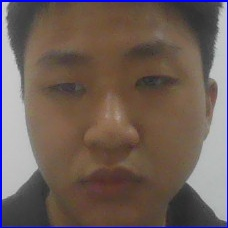
#> input picture data/user.1.103.jpg, 228 x 228 px
$ python -i main.py   (imports and definitions only)
#> lines starting #> are read from the running program, lines starting #| are printed output that depends on the picture; after the words box and inside, x2 and y2 are one past the last pixel; in counts of white or black regions, pixels touching at a corner belong together
#File: main.py
#Description: file nay nhan dien khuon mat theo du lieu da train tu file classifier.xml
import cv2
import time
import numpy as np
from gpiozero import LED

# Initialize GPIO
output = LED(14)
def detect_face_region(image):
    """
    Detect faces in the image and return their coordinates.
    """
    face_cascade = cv2.CascadeClassifier(cv2.data.haarcascades + "haarcascade_frontalface_default.xml")
    faces = face_cascade.detectMultiScale(image, scaleFactor=1.1, minNeighbors=5, minSize=(30, 30))
    return faces


def remove_background(image, face_regions):
    """
    Remove the background outside the detected face regions.
    """
    mask = np.zeros(image.shape[:2], dtype=np.uint8)
    for (x, y, w, h) in face_regions:
        mask[y:y + h, x:x + w] = 255

    # Refine the mask to ensure only the face region remains
    kernel = cv2.getStructuringElement(cv2.MORPH_ELLIPSE, (15, 15))
    mask = cv2.dilate(mask, kernel, iterations=2)
    mask = cv2.erode(mask, kernel, iterations=2)

    # Apply Gaussian blur to smooth transitions
    mask = cv2.GaussianBlur(mask, (21, 21), 0)

    # Apply the mask to the image
    result = cv2.bitwise_and(image, image, mask=mask)
    return result


# [35 lines left out: function filter_regions_by_shape, not called in this run]

def keep_red_on_face(image, face_regions, red_threshold=240, color_diff=40, brightness_threshold=200):
    """
    Giữ lại các điểm đỏ trên khuôn mặt và làm đen các vùng khác.
    """
    red_channel = image[:, :, 2]
    green_channel = image[:, :, 1]
    blue_channel = image[:, :, 0]

    # Tạo mặt nạ điểm đỏ nghiêm ngặt
    red_mask = (
        (red_channel > red_threshold) &
        (red_channel > green_channel + color_diff) &
        (red_channel > blue_channel + color_diff)
    ).astype(np.uint8)

    # Loại bỏ các điểm có độ sáng quá cao
    brightness = cv2.cvtColor(image, cv2.COLOR_BGR2GRAY)
    brightness_mask = (brightness < brightness_threshold).astype(np.uint8)

    # Kết hợp mặt nạ đỏ với mặt nạ độ sáng
    red_mask = cv2.bitwise_and(red_mask, brightness_mask)

    # Tạo mặt nạ khuôn mặt
    face_mask = np.zeros_like(red_mask)
    for (x, y, w, h) in face_regions:
        face_mask[y:y+h, x:x+w] = 1  # Đánh dấu vùng khuôn mặt

    # Kết hợp để giữ điểm đỏ trong vùng khuôn mặt
    combined_mask = cv2.bitwise_and(red_mask, face_mask)

    # Lấy tọa độ các điểm đỏ
    points = cv2.findNonZero(combined_mask)
    return combined_mask, points


# [26 lines left out: functions fit_trend_line, calculate_average_deviation, not called in this run]


def process_laser_image(image):
    """
    Process the laser image to identify 3D or 2D surfaces.
    """
    # Detect face
    face_regions = detect_face_region(image)
    if len(face_regions) == 0:
        print("No face detected!")
        output.off()  # Turn off Pin
        return None, None

    # Remove background outside face regions
    image_no_bg = remove_background(image, face_regions)

    # Filter red points in the face region
    red_mask, points = keep_red_on_face(image_no_bg, face_regions)
    if points is None:
        print("No red points detected on the face!")
        return None, None
    try:
        # Calculate trend line and deviation
        m, b = fit_trend_line(points)
        avg_deviation, variance = calculate_average_deviation(points, m, b)
    except ValueError as e:
        print("SKIP CONFLICT")
        print()
        print()
        print()
        print()
        print()
        m, b = 0, 0
        avg_deviation, variance = calculate_average_deviation(points, 0, 0)
    # [6 lines of commented-out code are left out]

    return avg_deviation, variance

# [85 lines left out: functions draw_boundary, recognize, main, not called in this run]

# [2 lines not run here, left out]

>>> import cv2
>>> picture = cv2.imread('data/user.1.103.jpg')
#> picture is the input picture: shape (228, 228, 3); mean B, G, R 88.5, 94.4, 110.3
>>> result = process_laser_image(picture)
#> in detect_face_region, `faces = face_cascade.detectMultiScale(image, scaleFactor=1.1, minNeigh..`: faces = [[8, 9, 206, 206]]
#> the loop in remove_background, `for (x, y, w, h) in face_regions:` made 1 pass
#> after the loop in remove_background, `for (x, y, w, h) in face_regions:`:
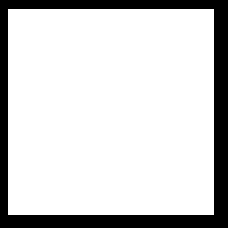
#> mask: shape (228, 228); 81.6% white; 1 black region, box (x1, y1, x2, y2) and area: (0, 0, 228, 228) 9548
#> in remove_background, `mask = cv2.dilate(mask, kernel, iterations=2)`:
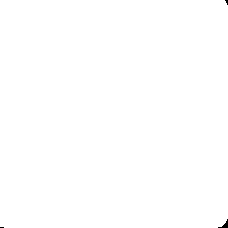
#> mask: shape (228, 228); 99.9% white; 3 black regions (2 under 20 px), largest, box (x1, y1, x2, y2) and area: (218, 219, 228, 228) 34
#> in remove_background, `mask = cv2.erode(mask, kernel, iterations=2)`:
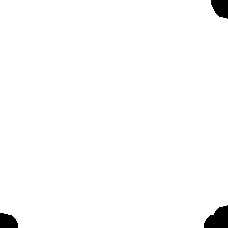
#> mask: shape (228, 228); 98.3% white; 3 black regions, box (x1, y1, x2, y2) and area: (204, 205, 228, 228) 390, (211, 0, 228, 19) 249, (0, 213, 18, 228) 222
#> in keep_red_on_face, `red_channel = image[:, :, 2]`:
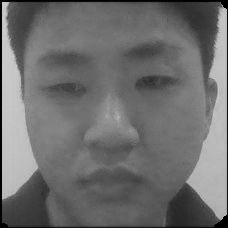
#> red_channel: shape (228, 228); min 0, max 206, mean 110
#> in keep_red_on_face, `green_channel = image[:, :, 1]`:
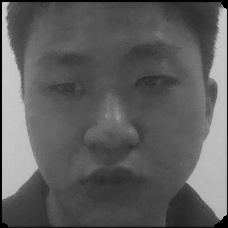
#> green_channel: shape (228, 228); min 0, max 208, mean 94.1
#> in keep_red_on_face, `blue_channel = image[:, :, 0]`:
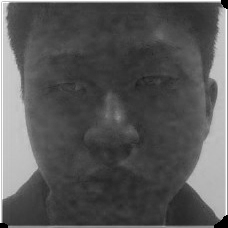
#> blue_channel: shape (228, 228); min 0, max 255, mean 87.9
#> in keep_red_on_face, `red_mask = ( (red_channel > red_threshold) & (red_channel > green_chan..`: red_mask: shape (228, 228); every value is 0
#> in keep_red_on_face, `brightness_mask = (brightness < brightness_threshold).astype(np.uint8)`:
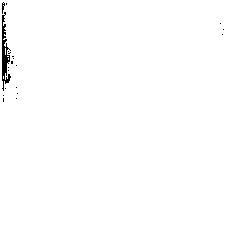
#> brightness_mask: shape (228, 228); values 0 (black) and 1 (white), 99.3% white; 20 black regions (18 under 20 px), largest, box (x1, y1, x2, y2) and area: (2, 12, 11, 91) 315, (2, 2, 5, 14) 20
#> the loop in keep_red_on_face, `for (x, y, w, h) in face_regions:` made 1 pass
#> in keep_red_on_face, `points = cv2.findNonZero(combined_mask)`: points = None

$ run again, on data/user.1.118.jpg
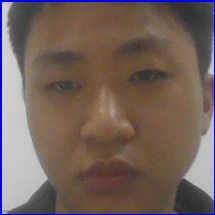
#> input picture data/user.1.118.jpg, 215 x 215 px
#> picture is the input picture: shape (215, 215, 3); mean B, G, R 92.2, 98.3, 115.6
#> faces = [[10, 9, 192, 192]]
#> the loop in remove_background, `for (x, y, w, h) in face_regions:` made 1 pass
#> after the loop in remove_background, `for (x, y, w, h) in face_regions:`:
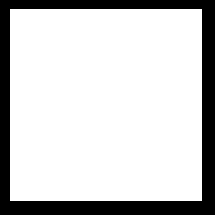
#> mask: shape (215, 215); 79.7% white; 1 black region, box (x1, y1, x2, y2) and area: (0, 0, 215, 215) 9361
#> red_mask: shape (215, 215); every value is 0
#> in keep_red_on_face, `brightness_mask = (brightness < brightness_threshold).astype(np.uint8)`:
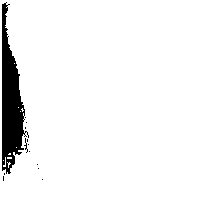
#> brightness_mask: shape (215, 215); values 0 (black) and 1 (white), 94.9% white; 13 black regions (12 under 20 px), largest, box (x1, y1, x2, y2) and area: (2, 2, 29, 174) 2313
#> the loop in keep_red_on_face, `for (x, y, w, h) in face_regions:` made 1 pass
#> points = None
